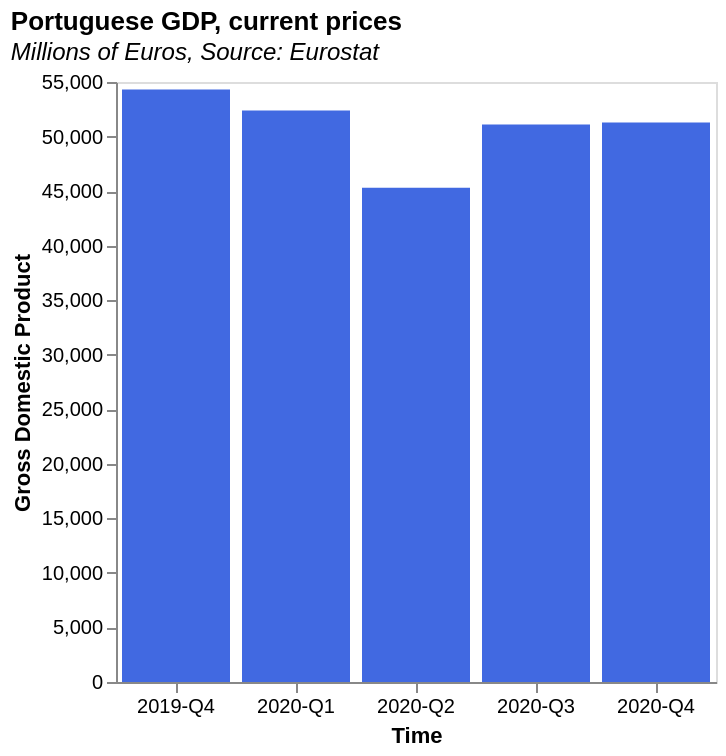

This figure's Vega-Lite source:
### Vega-Lite specification from a JSON file in a GitHub repository (floating-point values rounded to 4 significant figures)
{"$schema": "https://vega.github.io/schema/vega-lite/v5.json", "title": {"text": "Portuguese GDP, current prices", "subtitle": "Millions of Euros, Source: Eurostat", "subtitleFontStyle": "italic", "anchor": "start", "color": "black"}, "height": 300, "width": 300, "data": {"values": [{"date": "2019-Q4", "GDP": 54310.0}, {"date": "2020-Q1", "GDP": 52390.0}, {"date": "2020-Q2", "GDP": 45300.0}, {"date": "2020-Q3", "GDP": 51110.0}, {"date": "2020-Q4", "GDP": 51289}]}, "mark": {"type": "bar", "interpolate": "monotone", "point": true, "color": "royalblue"}, "encoding": {"x": {"field": "date", "type": "nominal", "axis": {"labelAngle": 0, "grid": false}, "title": "Time"}, "y": {"field": "GDP", "type": "quantitative", "axis": {"grid": false}, "title": "Gross Domestic Product"}}}
